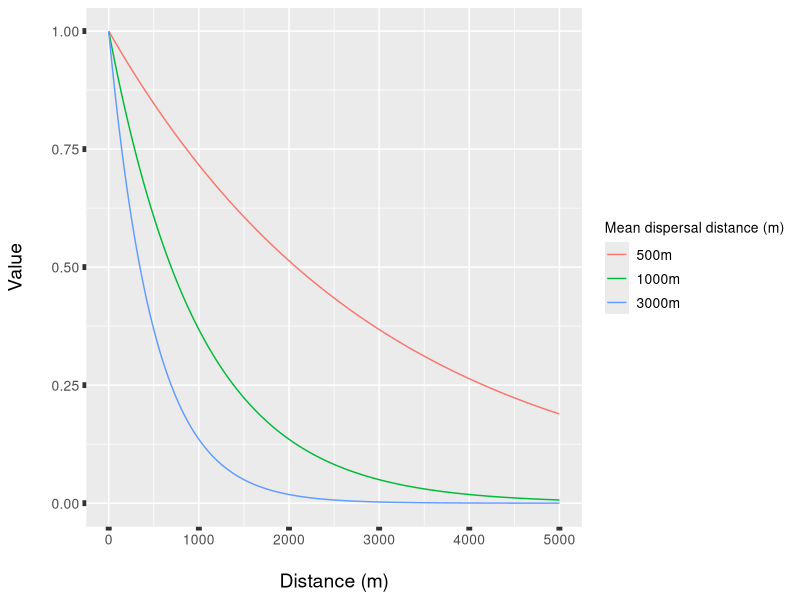
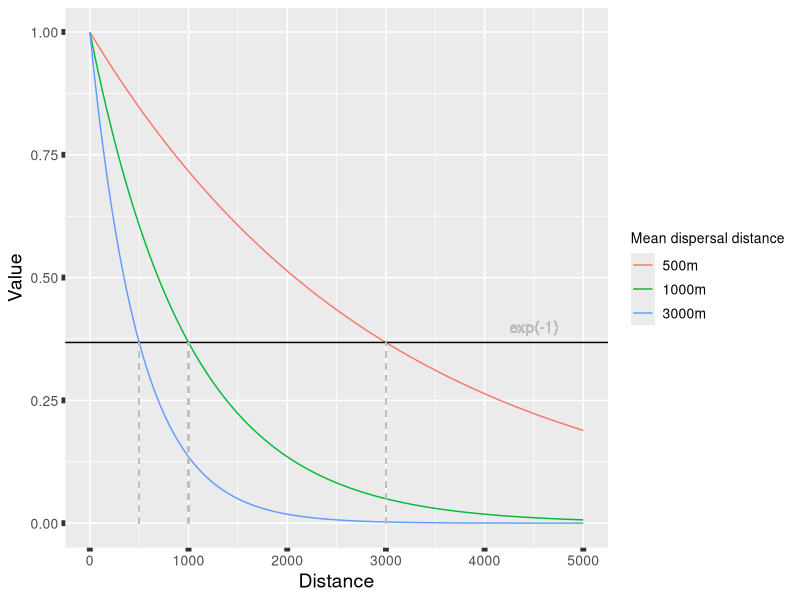

R code for these plots, in order:
## ---- chunk 1
# set global chunk options: images will be 7x5 inches
#opts_chunk$set(fig.width=9, fig.height=5)
library(ggplot2)

curve.theme <- theme(plot.title=element_text(face="bold", size=16),
                     axis.title.x=element_text(size=14),
                     axis.title.y=element_text(size=14),
                     axis.text.x=element_text(size=10),
                     axis.text.y=element_text(size=10),
                     axis.ticks = element_line(size = 2),
                     legend.text=element_text(size=10),
                     legend.title=element_text(size=10))

## ---- chunk 2
(alpha.500 <- 2 / 500)
(alpha.1000 <- 2 / 1000)
(alpha.3000 <- 2 / 3000)
## ---- chunk 3
distance <- 5000

kernel.trans <- function(distance, alpha, two.dim=FALSE) {
  if (!two.dim) {
    alpha <- alpha / 2
  }
  return(data.frame(x = 1:distance,
                    y = exp(-alpha * 1:distance),
                    alpha = paste0("alpha.", alpha)))
}

dat <- do.call("rbind", lapply(c(alpha.500, alpha.1000, alpha.3000),
                               kernel.trans, distance=distance))

p <- ggplot(dat, aes(x=x, y=y, group=alpha, colour=alpha)) + 
     ylab("Value\n") + xlab("\nDistance (m)") +
     scale_colour_discrete(name="Mean dispersal distance (m)",
                         labels=c("500m", "1000m", "3000m"))
p + geom_line() + curve.theme
## ---- chunk 4

p <- ggplot(dat, aes(x=x, y=y, group=alpha, colour=alpha)) + 
     ylab("Value") + xlab("Distance") +
     scale_colour_discrete(name="Mean dispersal distance",
                         labels=c("500m", "1000m", "3000m"))
p + geom_line() + geom_hline(yintercept=exp(-1)) + 
    geom_segment(aes(x = 500, y =0, xend = 500, yend = exp(-1)), colour="grey",
                 linetype="dashed") +
    geom_segment(aes(x = 1000, y =0, xend = 1000, yend = exp(-1)), colour="grey",
                 linetype="dashed") + 
    geom_segment(aes(x = 3000, y =0, xend = 3000, yend = exp(-1)), colour="grey",
                 linetype="dashed") +
    geom_text(aes(4500, 0.4, label="exp(-1)"), show_guide=FALSE, colour="grey") +
    curve.theme
     
